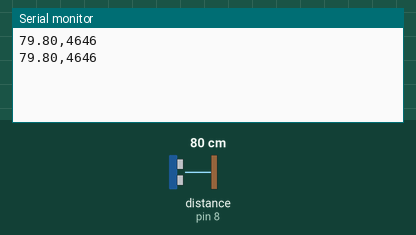
The sketch below on a simulated Arduino Uno, built with avr-gcc and run on an emulated ATmega328P. On the bench: the last lines printed to the serial monitor. Wiring (inferred from the names in the program): ultrasonic range finder: trigger pin 7; echo pin 8. Inputs (shaded band) come from the test bench; at power-on: distance to the obstacle (sensor on pin 8) 80 cm. The echo pulse lasts 58.3 µs per cm.

Above: at 2.8 s.
2.9 s: distance to the obstacle (sensor on pin 8) set to 299 cm
At 3.9 s:
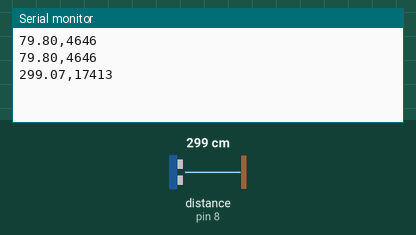
7.1 s: distance to the obstacle (sensor on pin 8) set to 2 cm
At 7.9 s:
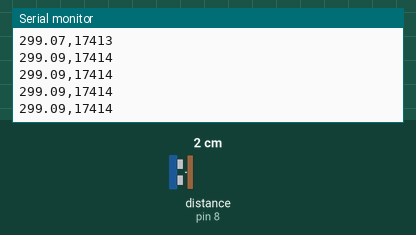
Timing chart, 0 to 10.1 s (numbered marks = the images above; inputs shaded):
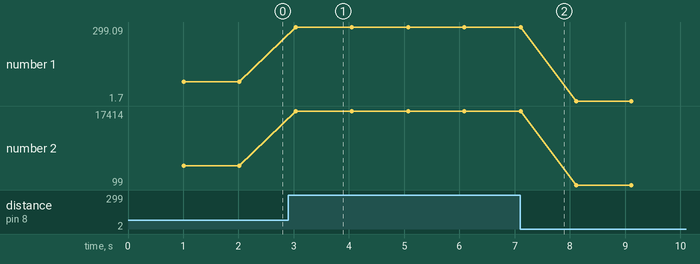

Measured:
- after the input at 2.9 s, the serial monitor: prints a new line after 0.13 s (image 1)
- plotted number 1: 79.8 → 299.09 after the input at 2.9 s, 299.09 → 1.7 after the input at 7.1 s
- plotted number 2: 4646 → 17414 after the input at 2.9 s, 17414 → 99 after the input at 7.1 s

The sketch:

sensor_ultrasonido.ino
```cpp
#define MEDIA_VELOCIDAD_SONIDO 0.017175 // Mitad de la velocidad del sonido a 20 °C expresada en cm/µs
#define PIN_TRIGGER 7
#define PIN_ECHO 8
#define ESPERA_ENTRE_LECTURAS 1000 // tiempo entre lecturas consecutivas en milisegundos
#define TIMEOUT_PULSO 25000 // la espera máxima de es 30 ms o 30000 µs

float distancia;
unsigned long tiempo;
unsigned long cronometro;
unsigned long reloj=0;

void setup()
{
  Serial.begin(9600);
  pinMode(PIN_ECHO,INPUT);
  pinMode(PIN_TRIGGER,OUTPUT);
  digitalWrite(PIN_TRIGGER,LOW); // Para «limpiar» el pulso del pin trigger del módulo
  delayMicroseconds(2);
}

void loop()
{
  cronometro=millis()-reloj;
  if(cronometro>ESPERA_ENTRE_LECTURAS)
  {
    digitalWrite(PIN_TRIGGER,HIGH); // Un pulso a nivel alto…
    delayMicroseconds(10); // …durante 10 µs y
    digitalWrite(PIN_TRIGGER,LOW); // …volver al nivel bajo
    tiempo=pulseIn(PIN_ECHO,HIGH,TIMEOUT_PULSO); // Medir el tiempo que tarda en llegar un pulso
    distancia=MEDIA_VELOCIDAD_SONIDO*tiempo;
    Serial.print(distancia);
    Serial.print(",");
    Serial.println(tiempo);
    //Serial.println(" cm");
    reloj=millis();
  }
}
```
